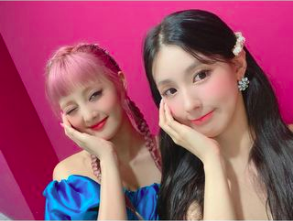
#> input picture src/images/test.png, 293 x 221 px
$ python main.py
#> lines starting #> are read from the running program, lines starting #| are printed output that depends on the picture; after the words box and inside, x2 and y2 are one past the last pixel; in counts of white or black regions, pixels touching at a corner belong together
import os
import cv2

# Reads the image as a numpy array
img = cv2.imread(os.path.join("images/", "test.png"), 1)
#> img is the input picture: shape (221, 293, 3); mean B, G, R 108.6, 82.6, 157

face_cascade = cv2.CascadeClassifier("../venv/lib/python3.8/site-packages/cv2/data/haarcascade_frontalface_default.xml")

faces = face_cascade.detectMultiScale(img, scaleFactor=1.05, minNeighbors=5)
#> faces = [[31, 56, 91, 91], [136, 44, 99, 99]]

for x, y, w, h in faces:
    img = cv2.rectangle(img, (x, y), (x + w, y + h), (255, 0, 0), 2)
#> this loop made 2 passes
#> pass 1, `img = cv2.rectangle(img, (x, y), (x + w, y + h), (255, 0, 0), 2)`:
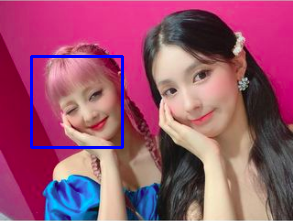
#> img: shape (221, 293, 3); 1.68% of pixels changed, all inside (x1, y1, x2, y2) = (30, 55, 124, 149)
#> pass 2, `img = cv2.rectangle(img, (x, y), (x + w, y + h), (255, 0, 0), 2)`:
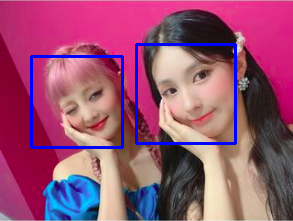
#> img: shape (221, 293, 3); 1.83% of pixels changed, all inside (x1, y1, x2, y2) = (135, 43, 237, 145)

# Creates a window that shows the image
cv2.imshow("(G)I-DLE", img)

# Window stays open given the argument [0 by default waits for a key to be pressed]
cv2.waitKey(0)

# Destroys all windows open
cv2.destroyAllWindows()
